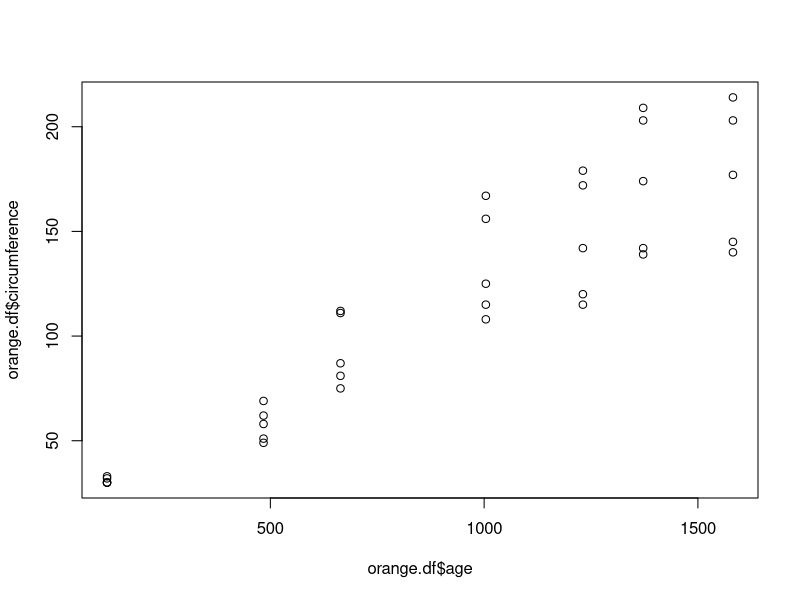
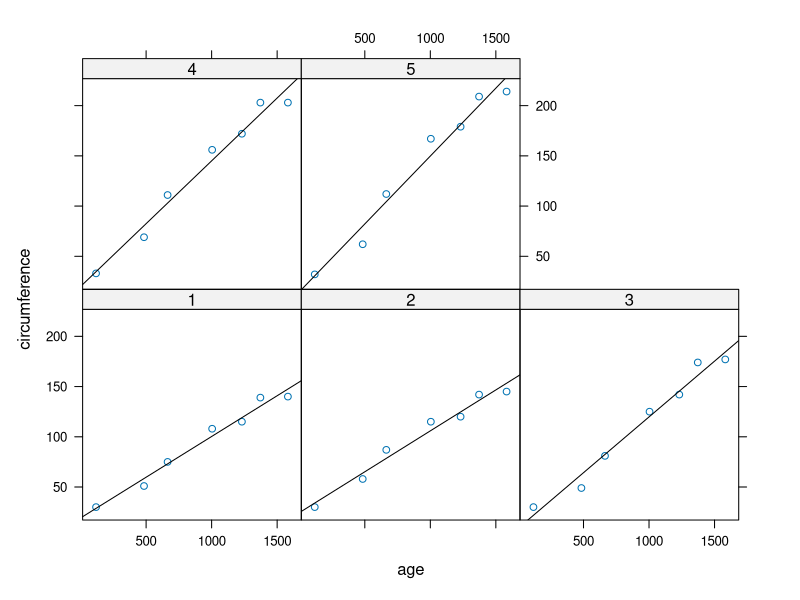
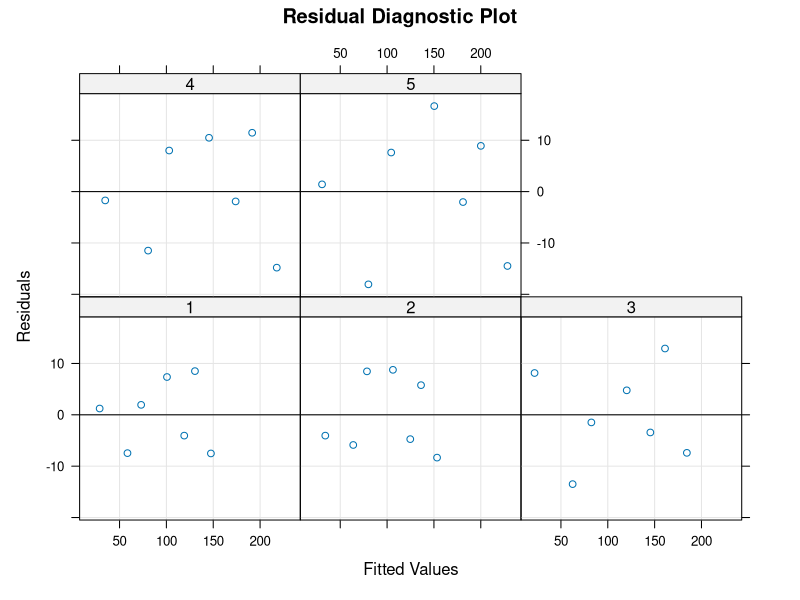

The R script that drew these images, in order:
#-----------------------------------#
#--- Analysis of Covariance in R ---#
#-----------------------------------#

# Example from: 
# https://www.r-bloggers.com/analysis-of-covariance-%E2%80%93-extending-simple-linear-regression/

# We'll grab the "Orange" data frame that is in R
orange.df = Orange

# There are data for five trees, labled 1 - 5
# We need to convert the Tree identifier into a factor
orange.df$Tree = factor(as.numeric(orange.df$Tree))
is.factor(orange.df$Tree)

# First, we plot the data
plot(orange.df$circumference~orange.df$age)

#let's model tree circumfrance as linear with age
orange.mod1 = lm(circumference ~ age, data = orange.df)
summary(orange.mod1)

# Second model:  a  separate intercept for each of the five trees. 
orange.mod2 = lm(circumference ~ age + Tree, data = orange.df)
summary(orange.mod2)

anova(orange.mod1, orange.mod2)
# There is very strong evidence of a difference in starting circumference between the trees.
# We can extended this model further by allowing the rate of increase in circumference to vary between the five trees.  Assume that tree 1 is the baseline.  
orange.mod3 = lm(circumference ~ age + Tree + age:Tree, data = orange.df)
summary(orange.mod3)

# there is strong evidence of a difference in the rate of change in circumference for the five trees. 
# The panel.xyplot and panel.lmline functions are part of the lattice package 
# install.packages("lattice")
library(lattice)

xyplot(circumference ~ age | Tree, data = orange.df,
  panel = function(x, y, ...)
  {
    panel.xyplot(x, y, ...)
    panel.lmline(x, y, ...)
  }
)
# plot residuals against fitted values, divided by tree, to investigate the model assumptions:
xyplot(resid(orange.mod3) ~ fitted(orange.mod3) | orange.df$Tree,
  xlab = "Fitted Values",
  ylab = "Residuals",
  main = "Residual Diagnostic Plot",
  panel = function(x, y, ...)
  {
    panel.grid(h = -1, v = -1)
    panel.abline(h = 0)
    panel.xyplot(x, y, ...)
  }
)

anova(orange.mod1, orange.mod3)

